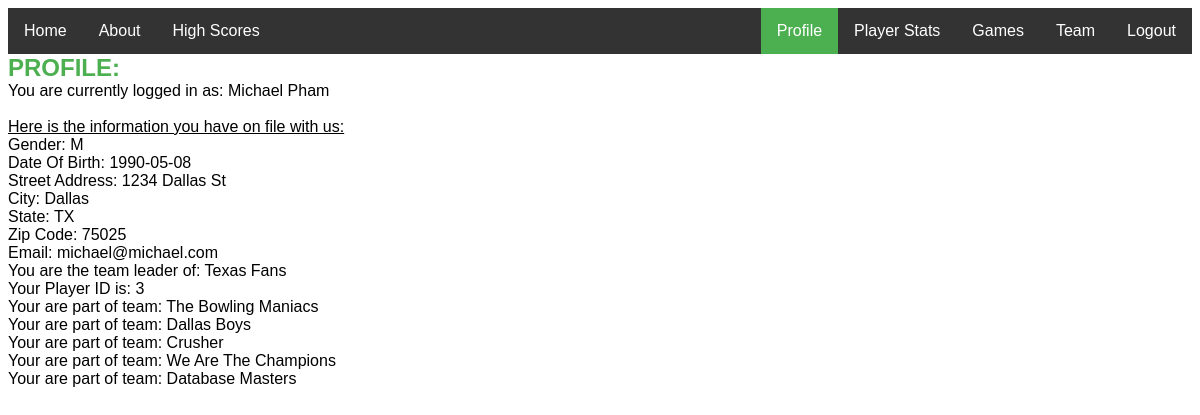
Screenshot of /loginSuccessful.php (signed in) with the database file from the repository.
### tables this page shows
CREATE TABLE Players (
  Player_ID           INT             PRIMARY KEY AUTO_INCREMENT,
  Gender              ENUM('F', 'M')  NOT NULL,
  Phone_Number        VARCHAR(15),
  Date_Joined         DATE,
  Date_Of_Birth       DATE            NOT NULL,
  Street_Address      VARCHAR(30)     NOT NULL,
  City                VARCHAR(30)     NOT NULL,
  State               VARCHAR(15)     NOT NULL,
  Zip_Code            INT             NOT NULL,
  First_Name          VARCHAR(30)     NOT NULL,
  Last_Name           VARCHAR(30)     NOT NULL,
  Middle_Initial      VARCHAR(1),
  Email               VARCHAR(30)     NOT NULL UNIQUE,
  Password            VARCHAR(256)    NOT NULL,
  Is_Admin            BOOLEAN         DEFAULT FALSE,
  Reset_Key           VARCHAR(100)    DEFAULT '',
  Date_Added          DATETIME,
  Last_Date_Modified  DATETIME

);

CREATE TABLE Team (
  Team_ID             INT             PRIMARY KEY AUTO_INCREMENT,
  Name                VARCHAR(50)	    NOT NULL,
  Leader              INT			        NOT NULL,
  Date_Created        DATETIME,
  Game_Count          INT			        DEFAULT 0,
  Win_Count           INT			        DEFAULT 0,
  Player_1	          INT             NULL,
  Player_2	          INT             NULL,
  Player_3	          INT             NULL,
  Player_4	          INT             NULL,
  Player_5	          INT             NULL,
  Date_Added          DATETIME,
  Last_Date_Modified  DATETIME,
  FOREIGN KEY    (Leader)       REFERENCES Players(Player_ID)
    ON DELETE RESTRICT,
  FOREIGN KEY    (Player_1)     REFERENCES Players(Player_ID)
    ON DELETE RESTRICT,
  FOREIGN KEY    (Player_2)     REFERENCES Players(Player_ID)
    ON DELETE RESTRICT,
  FOREIGN KEY    (Player_3)     REFERENCES Players(Player_ID)
    ON DELETE RESTRICT,
  FOREIGN KEY    (Player_4)     REFERENCES Players(Player_ID)
    ON DELETE RESTRICT,
  FOREIGN KEY    (Player_5)     REFERENCES Players(Player_ID)
    ON DELETE RESTRICT,
  CHECK (Game_Count >= 0),
  CHECK (Win_Count >= 0)
);

### public_html/loginSuccessful.php (the view, shortened to what this page needs)
<?php
if (!isset($_SESSION["sess_user"])) {
    header("location:loginForm.php");
} else {
    ?>
    <!DOCTYPE html>
    <html lang="en">
    <head>
        <link rel="stylesheet" type="text/css" href="index.css">
    </head>
    <body>
    <?php include 'menuBar.php';
    ?>
    <div id="id">PROFILE:</div>
    <?php
    $user = $_SESSION['sess_user'];
    $conn = connectToDatabase();
    $query = "SELECT * FROM players WHERE Email = '$user'";
    $result = $conn->query($query);
    $numrows = $result->num_rows;
    if ($numrows != 0) {
        while ($row = mysqli_fetch_assoc($result)) {
            $fname = $row['First_Name'];
            $lname = $row['Last_Name'];
        }
    }
    $fname = ucfirst($fname);
    $lname = ucfirst($lname);
    echo "You are currently logged in as: $fname $lname";
    echo '<br><br><u>Here is the information you have on file with us:</u>';
    $query2 = "SELECT * FROM players WHERE Email = '$user'";
    $result = $conn->query($query2);
    $numrows = $result->num_rows;
    if($numrows != 0){
        while ($row = mysqli_fetch_assoc($result)){
            $playerid = $row['Player_ID'];
            echo '<br>Gender: ' . $row['Gender'];
            echo '<br>Date Of Birth: ' . $row['Date_Of_Birth'];
            echo '<br>Street Address: ' . $row['Street_Address'];
            echo '<br>City: ' . $row['City'];
            echo '<br>State: ' . $row['State'];
            echo '<br>Zip Code: ' . $row['Zip_Code'];
            echo '<br>Email: ' . $row['Email'];
        }
    }
    $query2 = "SELECT * FROM team WHERE Leader = '$playerid'";
    $result = $conn->query($query2);
    $numrows = $result->num_rows;
    if($numrows != 0){
        while ($row = mysqli_fetch_assoc($result)){
            $teamname = $row['Name'];
            echo "<br> You are the team leader of: ". $teamname;
        }
    }
    $query3 = "SELECT * FROM team WHERE Player_1 = '$playerid' OR Player_2 = '$playerid' OR Player_3 = '$playerid' OR Player_4 = '$playerid' OR Player_5 = '$playerid'";
    $result = $conn->query($query3);
    $numrows = $result->num_rows;
    if($numrows != 0){
        echo "<br> Your Player ID is: ". $playerid;
    }
    $query4 = "SELECT * FROM team WHERE Player_1 = '$playerid' OR Player_2 = '$playerid' OR Player_3 = '$playerid' OR Player_4 = '$playerid' OR Player_5 = '$playerid'";
    $result = $conn->query($query4);
    $numrows = $result->num_rows;
    if($numrows != 0){
        while ($row = mysqli_fetch_assoc($result)){
            $partOfTeam = $row['Name'];
            echo "<br> Your are part of team: ". $partOfTeam;
        }
    }
    ?>
    </body>
    </html>
    <?php
}
?>

### public_html/index.css (style rules this page uses)
body { font-family: "Arial"; }

### public_html/loginSuccessful.php (style rules this page uses)
div#id { font-size: x-large; font-weight: bold; color: #4CAF50; }

### rows the page displays
players: First_Name "Michael", Last_Name "Pham", Gender "M", Date_Of_Birth "1990-05-08", Street_Address "1234 Dallas St", City "Dallas", State "TX", Zip_Code "75025", Email "michael@michael.com", Player_ID "3"
team: Name "Texas Fans"
team: Name "The Bowling Maniacs"
team: Name "Dallas Boys"
team: Name "Crusher"
team: Name "We Are The Champions"
team: Name "Database Masters"
